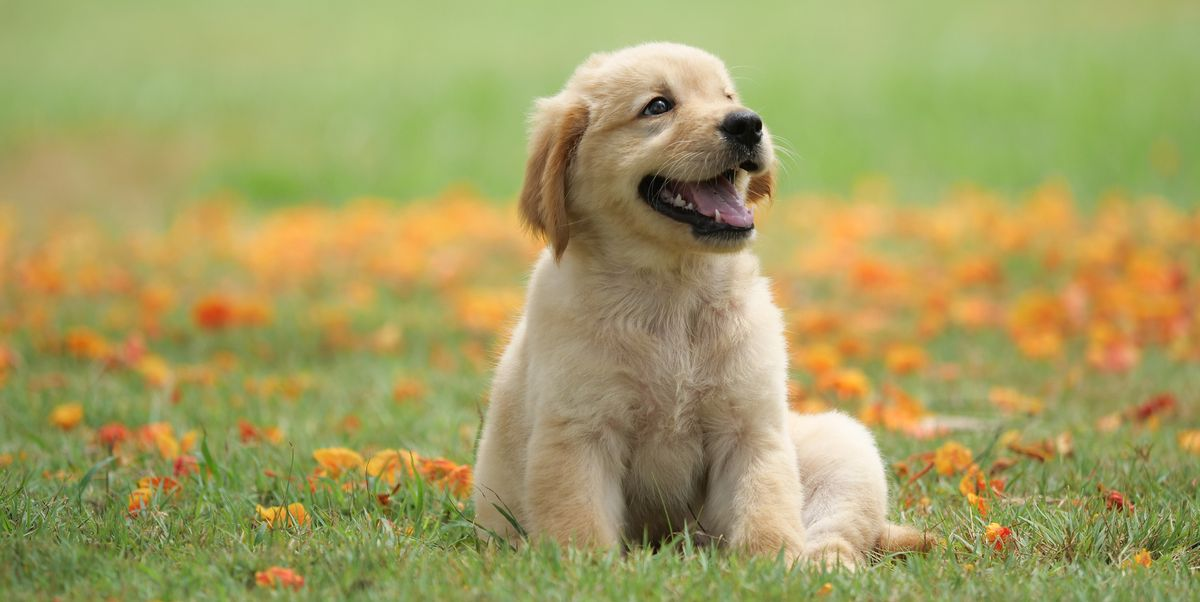
#> input picture old/dog.jpg, 1200 x 602 px
$ python Homework4.py
#> lines starting #> are read from the running program, lines starting #| are printed output that depends on the picture
# Filename: hw4.py
# Author: Tejas Sharma
# Date Created: 09/22
#
# Hough Transformation for finding lines in an image

import cv2
import numpy as np
from tkinter.filedialog import askopenfilename
import time

def convolution(src, kernel):
    """
    Convolves an input image with the given kernel.
    """

    # Copy your code from class here. Please do not import your
    # convolution file and call that function from here. It
    # will cause issues when grading.

    dst = np.zeros(src.shape,np.int32)

    rows = src.shape[0]
    cols = src.shape[1]
    klen = kernel.shape[0]
    padwid = klen//2

    padimg = np.pad(src, padwid*2, mode = 'reflect')

    for row in range(rows):
        for col in range(cols):

            dst[row,col] = np.sum(np.multiply(padimg[row:row+klen,col:col+klen],kernel))

    ksum = np.sum(kernel)
    return dst / ksum if ksum > 1 else dst

def calcdirgrad(horiz, vert, threshold=5):
    """
    Calculates the approximate angle from the horizontal
    and vertical gradients.
    """

    # Arctan vertical with horizontal
    output = np.arctan2(vert, horiz)

    # Convert output to degrees
    output = output * 180 / np.pi

    return output

def incrementAccumulator(src, H):
    """
    Given an input image, this function increments the
    accumulator for each point in the source (edge) image
    """

    # Setting every other pixel to zero to reduce the amount
    # of computation
    tmp = src.copy()
    tmp[::2,::2] = 0

    # Gets all of the nonzero values of the edge image
    rows = tmp.shape[0]
    cols = tmp.shape[1]

    # Each point in the image could lie on a line
    # in any direction. So check every direction.
    # a better approximation would be to use information
    # the gradient to limit the computations. The gradient
    # information would give us an approximate angle, instead
    # of checking 180 degrees. Then, increment the accumulator
    # for that angle.
    for i in range(rows):
        for j in range(cols):
            if tmp[i,j] > 0:
                for theta in range(180):
                    rho = int(i * np.cos(np.pi * theta/180) + j * np.sin(np.pi * theta/180))
                    H[theta, rho] += 1

def scaleArray(src, nmin=0, nmax=255):
    """
    Given an input array, this function scales they
    array between the minimum and maximum value, and
    returns an np.uint8 array, so that the array can be displayed
    as an image.
    """

    src = src.astype(np.float32)

    min = np.amin(src)
    max = np.amax(src)
    range = max - min

    src = src - min
    src = src / range
    src = src * 255

    return src.astype(np.uint8)

def localMax(src):
    """
    Given an array, it finds the local maxima in the
    x direction and y directions.
    """

    # Copy your code from class here. Please do not import your
    # localMax file and call that function from here. It
    # will cause issues when grading.

    rows = src.shape[0]
    cols = src.shape[1]
    local_max = np.zeros(src.shape,np.int32)
    window_size = 1

    for row in range(rows):
        for col in range(cols):
            current_pixel = src[row][col]
            max_val = 0
            # Find the maximum value in the neighborhood (the window)
            for i in range(row - window_size, row + window_size + 1):
                for j in range(col - window_size, col + window_size + 1):
                    # Check for out of bounds
                    if not (i < 0 or i >= rows or j < 0 or j >= cols):
                        max_val = max(max_val, src[i][j])

            # If the current pixel is not the maximum, make it 0
            if current_pixel >= max_val:
                local_max[row][col] = current_pixel
                print(local_max[row][col])

    return local_max


def drawpolarlines(src, local_max_array, maxrho):
    """
    Draws the lines onton the output image
    """

    houghlines = src.copy()

    # Gets all of the nonzero values of the accumulator
    polarlines = np.transpose(np.nonzero(local_max_array))

    print("Drawing lines on source image")
    for i in range(polarlines.shape[0]):

        theta, rho = polarlines[i,:]
        a = np.cos(np.pi * theta/180)
        b = np.sin(np.pi * theta/180)

        x0 = int(a * (rho-maxrho))
        y0 = int(b * (rho-maxrho))
        x1 = int(x0 - b * maxrho)
        y1 = int(y0 + a * maxrho)
        x2 = int(x0 + b * maxrho)
        y2 = int(y0 - a * maxrho)

        cv2.line(src,(x1,y1),(x2,y2), (0,255,0),2)

        return houghlines

def main():
    """
    Finds lines in an image using the Hough Transformation.
    """

    # Reads in the file and coverts it to grayscale. This
    # program expects the input file to be a
    filename = askopenfilename()
#> the answer given: dog.jpg
    src = cv2.imread(filename)
#> src is the input picture: shape (602, 1200, 3); mean B, G, R 97.6, 158.6, 163.9
    gray = cv2.cvtColor(src,cv2.COLOR_BGR2GRAY)
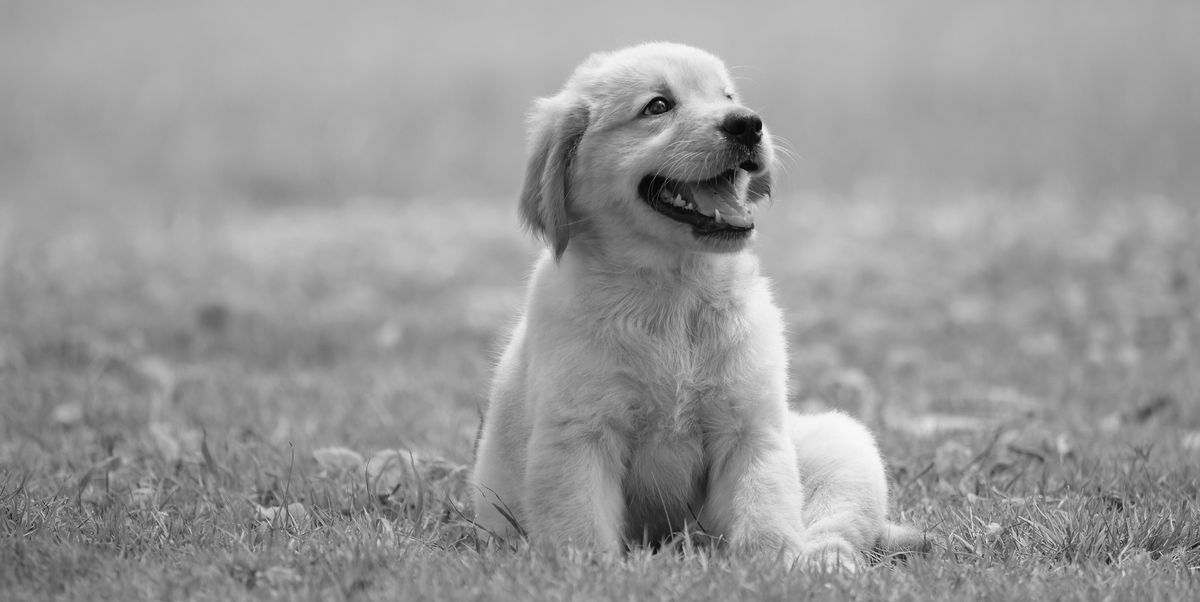
#> gray: shape (602, 1200); min 0, max 251, mean 153.2
    time.sleep(1)

    # Create all of the windows that will be needed for this assignment.
    cv2.namedWindow("Source",cv2.WINDOW_NORMAL)
    cv2.namedWindow("Edge Image",cv2.WINDOW_NORMAL)
    cv2.namedWindow("Hough Lines",cv2.WINDOW_NORMAL)

    cv2.imshow("Source", src)
    cv2.waitKey(10)

    # Create a Canny edge image from the input image
    print("Creating Edge Image")
    gray = cv2.Canny(gray,100,150)
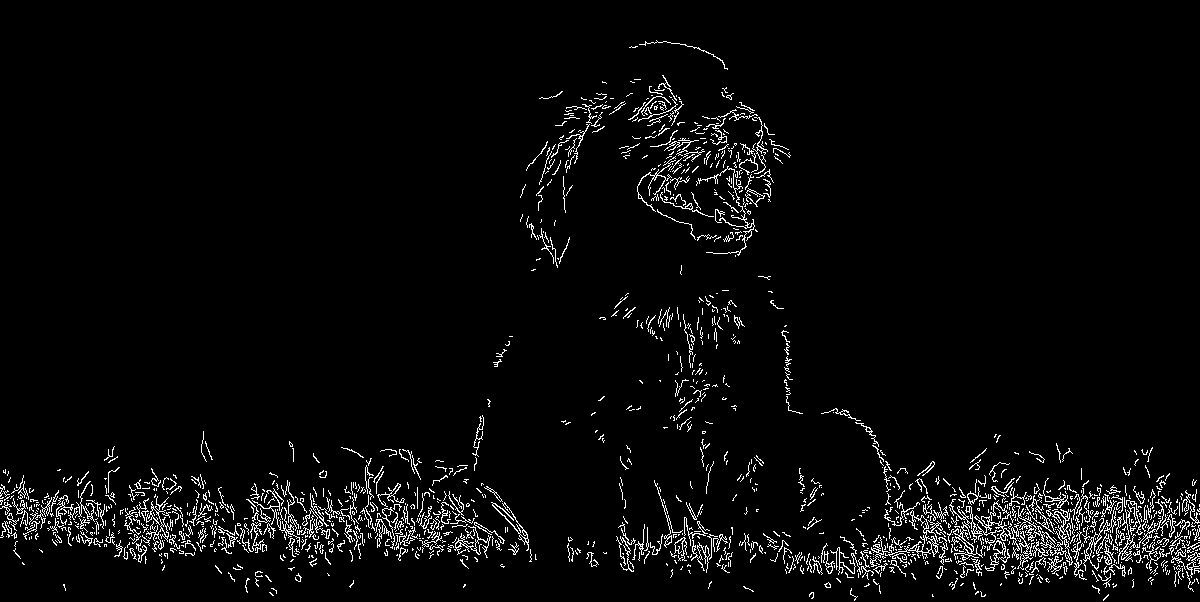
#> gray: shape (602, 1200); 3.7% white in thin lines or dots
    cv2.imshow("Edge Image", gray)
    cv2.waitKey(10)

    # Calculate the horizontal and vertical gradients and find
    # the approximate gradient angle each pixel.

    vertical_sobel = np.array([[-1, 0, 1], [-2, 0, 2], [-1, 0, 1]])
    vertical_separations_img = convolution(gray, vertical_sobel)
#> in convolution, `padimg = np.pad(src, padwid*2, mode = 'reflect')`:
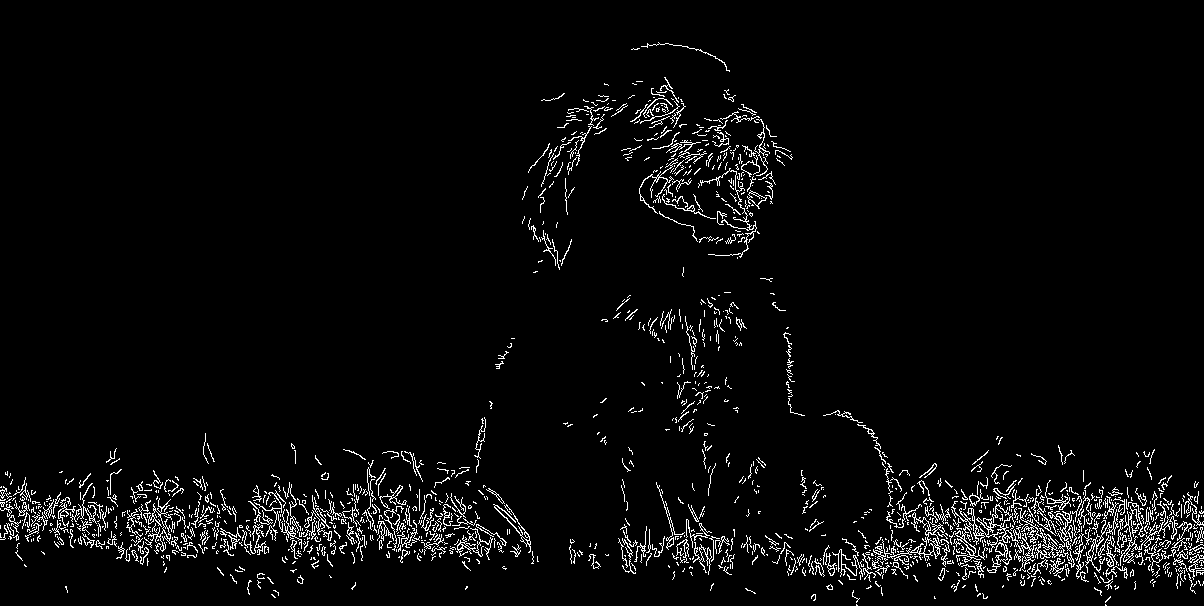
#> padimg: shape (606, 1204); 3.7% white in thin lines or dots
#> after the loop in convolution, `for row in range(rows):`:
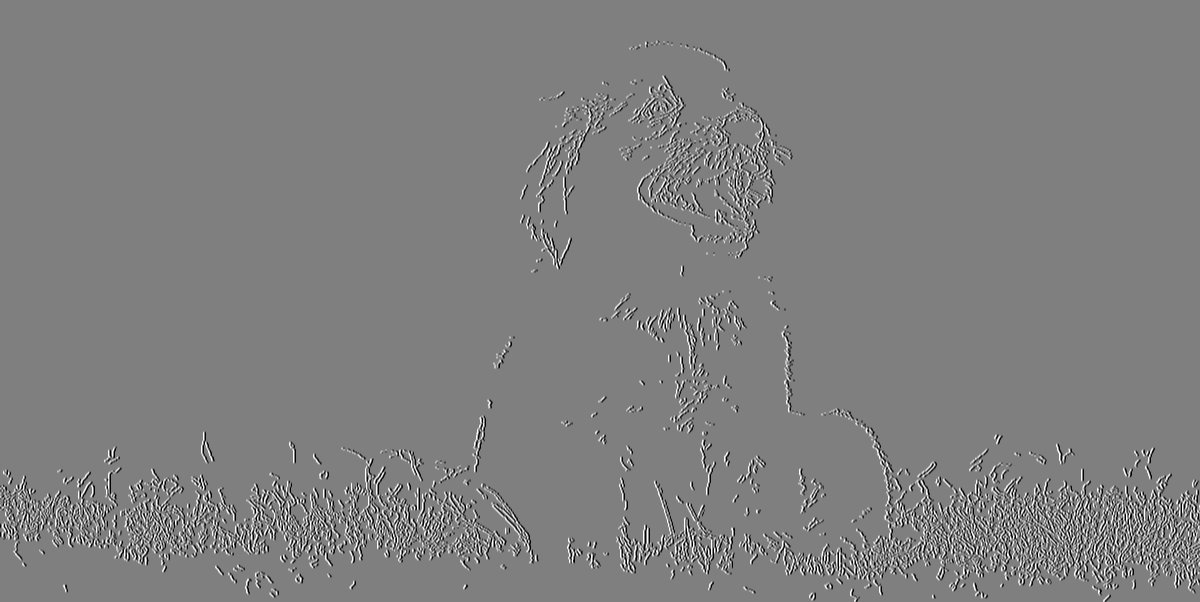
#> dst: shape (602, 1200) int32; min -1020, max 1020, mean 0; drawn with min black and max white
    horizontal_sobel = np.array([[-1, -2, -1], [0, 0, 0], [1, 2, 1]])
    horizontal_separations_img = convolution(gray, horizontal_sobel)
#> after the loop in convolution (call 2), `for row in range(rows):`:
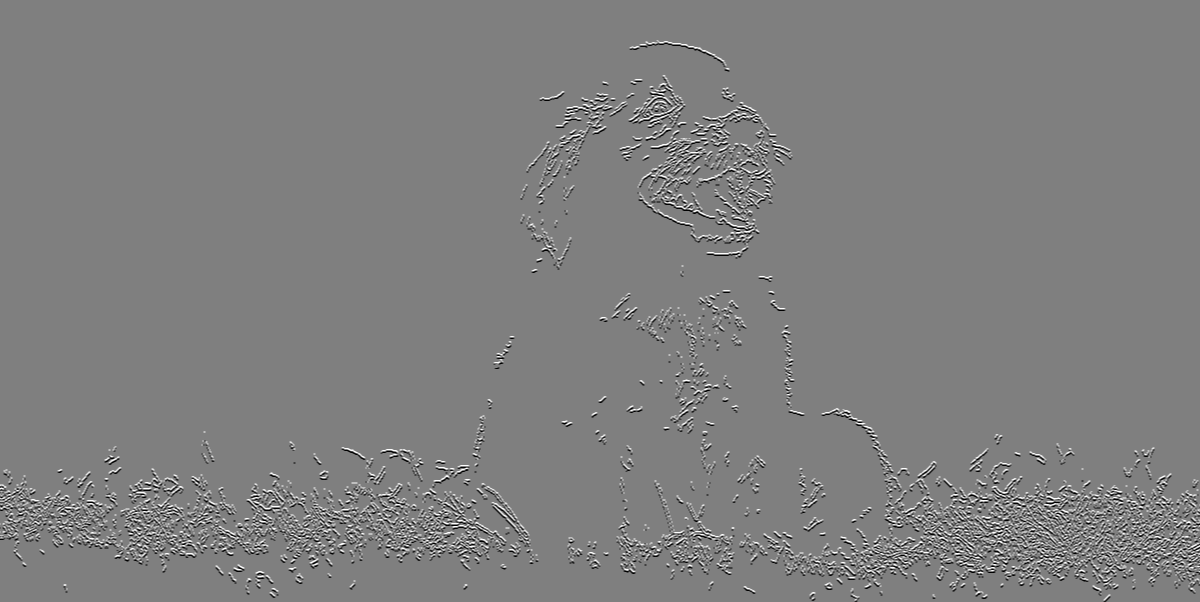
#> dst: shape (602, 1200) int32; min -1020, max 1020, mean 0; drawn with min black and max white

    gradients = calcdirgrad(horizontal_sobel, vertical_sobel)

    # Calculate the maximum length a line could be in the image
    maxrho = np.ceil(max(gray.shape[0],gray.shape[1]) * 1.414)
#> maxrho = 1697

    # Accumulator Matrix
    H = np.zeros((180,int(2*maxrho)),np.uint32)

    # For each point, increment the accumulator.
    incrementAccumulator(gray, H)
#> in incrementAccumulator, `tmp[::2,::2] = 0`:
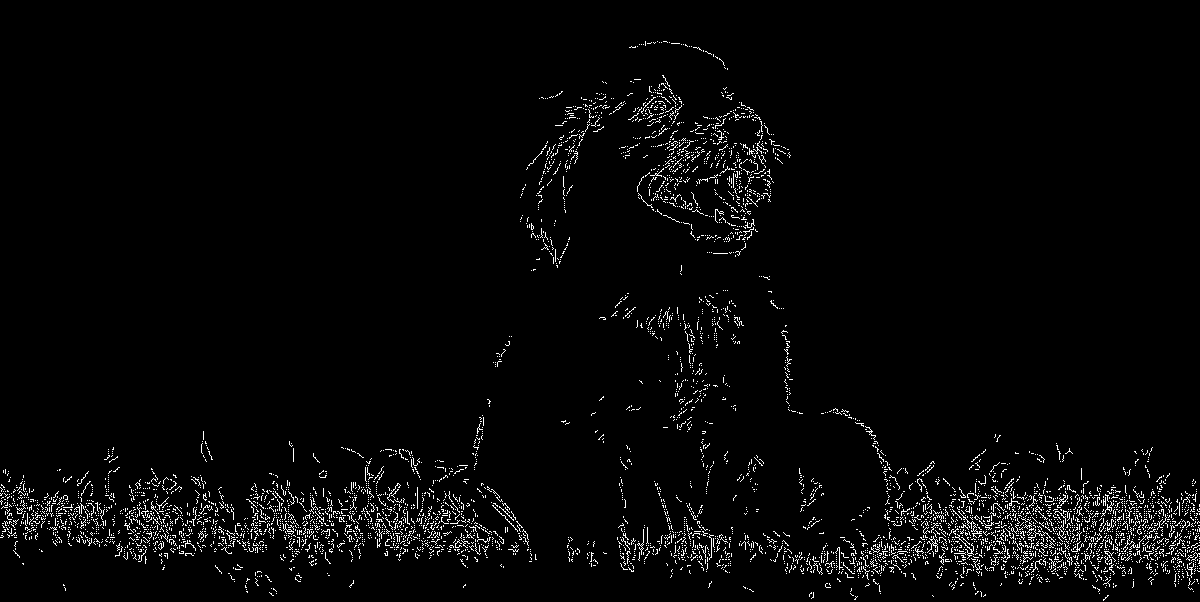
#> tmp: shape (602, 1200); 2.8% white in thin lines or dots

    # Finds the local maximas in the accumulator (call localMax)
    local_max_array = localMax(H)
#> after the loop in localMax, `for row in range(rows):`:
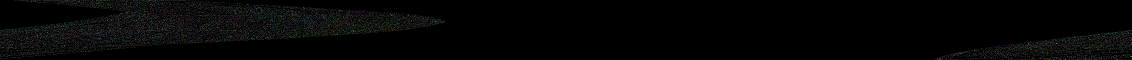
#> local_max: shape (180, 3394) int32 (shown at 1/3 size); 189 distinct labels, from 0 to 291; one colour per label, 0 black


    # draw Lines
    houghlines = drawpolarlines(src, local_max_array, maxrho)
#> in drawpolarlines, `polarlines = np.transpose(np.nonzero(local_max_array))`: polarlines = 18527 pairs, first value 0 to 179, second value 0 to 3393
#> the loop in drawpolarlines, `for i in range(polarlines.shape[0]): ` made 1 pass
#> (theta, rho, a, b, x0, y0, x1, y1) on pass 1: (0, 43, 1, 0, -1654, 0, -1654, 1697)


    cv2.imshow("Source", gray)
    cv2.imshow("Hough Lines",houghlines)
    cv2.waitKey(0)
    cv2.destroyAllWindows()


if __name__ == "__main__":
    main()
